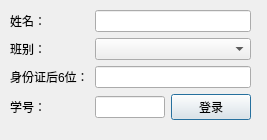
<?xml version="1.0" encoding="UTF-8"?>
<ui version="4.0">
 <class>taskWin</class>
 <widget class="QDialog" name="taskWin">
  <property name="windowModality">
   <enum>Qt::ApplicationModal</enum>
  </property>
  <property name="geometry">
   <rect>
    <x>0</x>
    <y>0</y>
    <width>267</width>
    <height>140</height>
   </rect>
  </property>
  <property name="sizePolicy">
   <sizepolicy hsizetype="Fixed" vsizetype="Fixed">
    <horstretch>0</horstretch>
    <verstretch>0</verstretch>
   </sizepolicy>
  </property>
  <property name="contextMenuPolicy">
   <enum>Qt::NoContextMenu</enum>
  </property>
  <property name="windowTitle">
   <string>登录</string>
  </property>
  <property name="modal">
   <bool>true</bool>
  </property>
  <widget class="QWidget" name="formLayoutWidget">
   <property name="geometry">
    <rect>
     <x>10</x>
     <y>10</y>
     <width>241</width>
     <height>123</height>
    </rect>
   </property>
   <layout class="QFormLayout" name="formLayout">
    <item row="0" column="0">
     <widget class="QLabel" name="label">
      <property name="styleSheet">
       <string notr="true">font: 11pt &quot;文泉驿微米黑&quot;;</string>
      </property>
      <property name="text">
       <string>姓名：</string>
      </property>
     </widget>
    </item>
    <item row="0" column="1">
     <widget class="QLineEdit" name="T_name">
      <property name="toolTip">
       <string/>
      </property>
      <property name="styleSheet">
       <string notr="true">font: 11pt &quot;文泉驿微米黑&quot;;</string>
      </property>
     </widget>
    </item>
    <item row="1" column="0">
     <widget class="QLabel" name="label_4">
      <property name="styleSheet">
       <string notr="true">font: 11pt &quot;文泉驿微米黑&quot;;</string>
      </property>
      <property name="text">
       <string>班别：</string>
      </property>
     </widget>
    </item>
    <item row="2" column="0">
     <widget class="QLabel" name="label_3">
      <property name="styleSheet">
       <string notr="true">font: 11pt &quot;文泉驿微米黑&quot;;</string>
      </property>
      <property name="text">
       <string>身份证后6位：</string>
      </property>
     </widget>
    </item>
    <item row="2" column="1">
     <widget class="QLineEdit" name="T_linux_2">
      <property name="styleSheet">
       <string notr="true">font: 11pt &quot;文泉驿微米黑&quot;;</string>
      </property>
     </widget>
    </item>
    <item row="3" column="0">
     <widget class="QLabel" name="label_2">
      <property name="styleSheet">
       <string notr="true">font: 11pt &quot;文泉驿微米黑&quot;;</string>
      </property>
      <property name="text">
       <string>学号：</string>
      </property>
     </widget>
    </item>
    <item row="3" column="1">
     <layout class="QHBoxLayout" name="horizontalLayout">
      <item>
       <widget class="QLineEdit" name="T_linux">
        <property name="styleSheet">
         <string notr="true">font: 11pt &quot;文泉驿微米黑&quot;;</string>
        </property>
       </widget>
      </item>
      <item>
       <widget class="QPushButton" name="pushButton">
        <property name="styleSheet">
         <string notr="true"/>
        </property>
        <property name="text">
         <string>登录</string>
        </property>
       </widget>
      </item>
     </layout>
    </item>
    <item row="1" column="1">
     <widget class="QComboBox" name="comboBox"/>
    </item>
   </layout>
  </widget>
 </widget>
 <tabstops>
  <tabstop>T_name</tabstop>
 </tabstops>
 <resources/>
 <connections/>
</ui>
